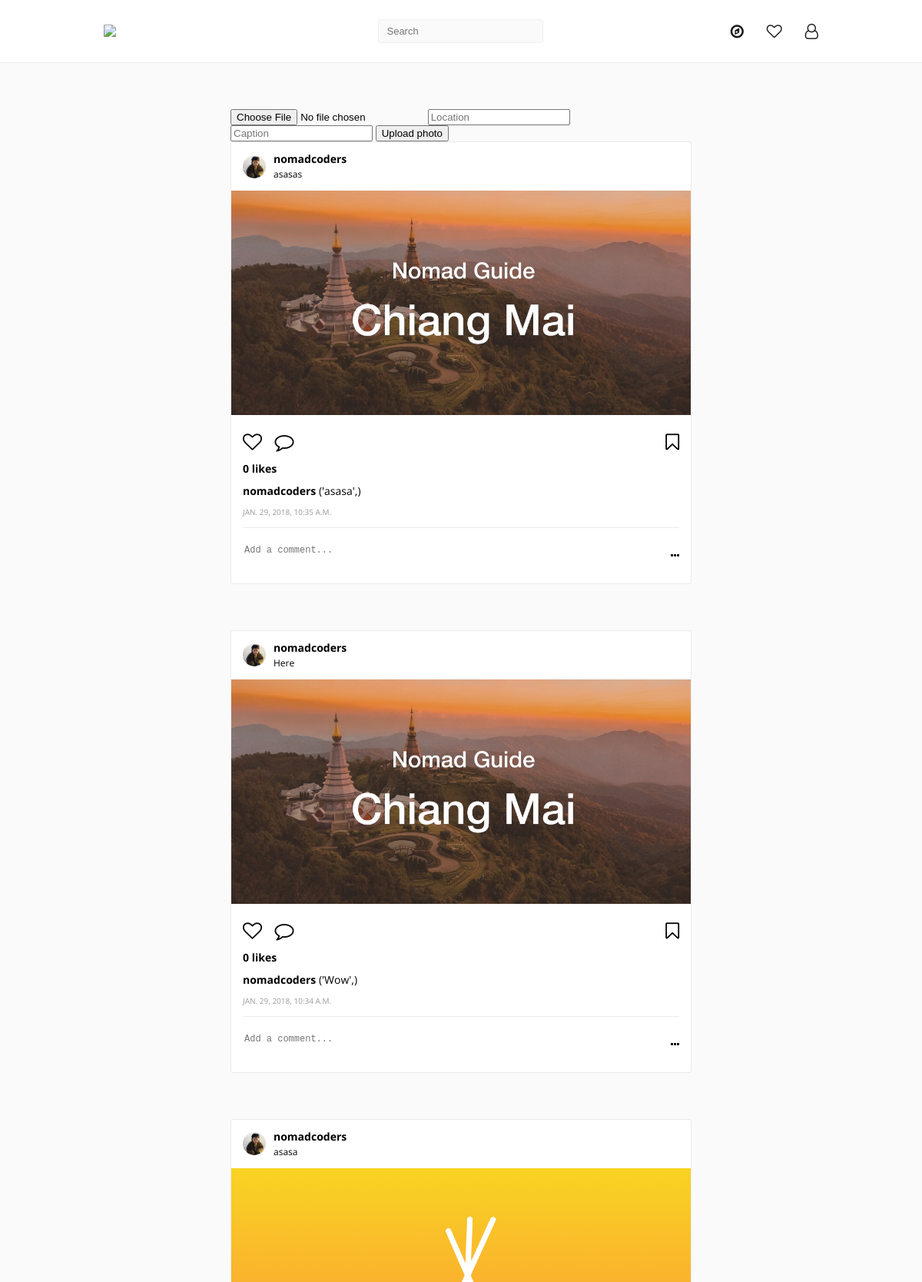
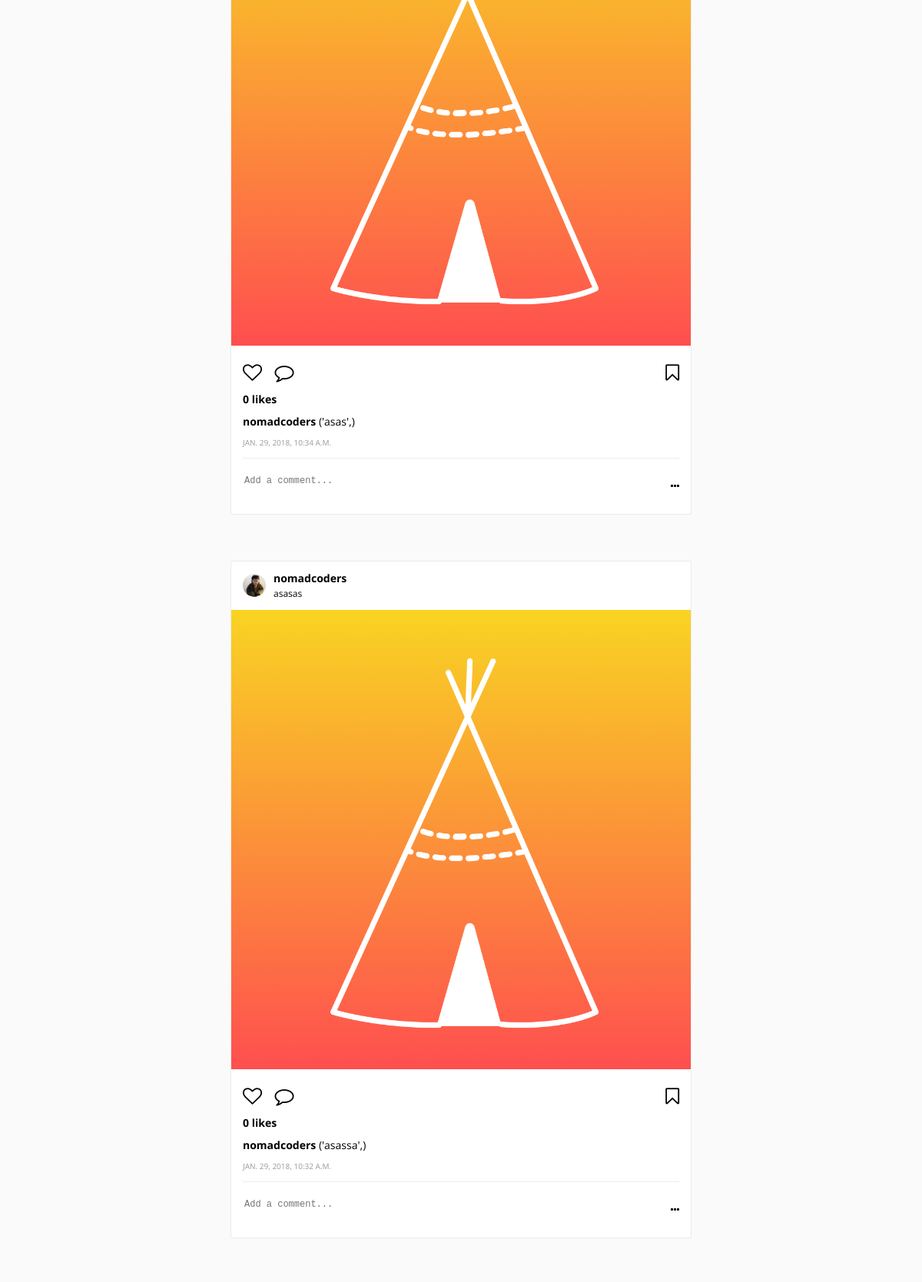
The app's page / (signed in, upper part) with its own data (2 pictures, top to bottom).
### images/models.py (models this page shows, shortened)
class Image(models.Model):
    file = models.FileField()
    location = models.CharField(max_length=80)
    caption = models.TextField(unique=True)
    created_by = models.ForeignKey(User, on_delete=models.CASCADE, null=True)
    updated_at = models.DateTimeField(auto_now=True)
    created_at = models.DateTimeField(auto_now_add=True)

### images/views.py (the view)
# urls.py: path('', views.index, name='home'),
def index(request):
    user = request.user
    if user.is_authenticated:
        all_images = Image.objects.all().order_by('-created_at')
        return render(request, 'feed.html', context={
            'images': all_images
        })
    else:
        return render(request, 'login.html')

### images/templates/feed.html (shortened to what this page needs)
{% extends "base.html" %}
{% load static %}
{% block content %}
<main class="feed">
    <form action="{% url 'upload' %}" method="post" enctype="multipart/form-data">
            <input type="file" name="file" required>
            <input type="text" name="location" required placeholder="Location">
            <input type="text" name="caption" required placeholder="Caption">
            <input type="submit" value="Upload photo">
    </form>
    {% for image in images %}
    <div class="photo">
        <header class="photo__header">
            <img src="{% static 'images/avatar.jpg' %}" class="photo__avatar">
            <div class="photo__user">
                <span class="photo__username">{{image.created_by.username}}</span>
                <span class="photo__location">{{image.location}}</span>
            </div>
        </header>
        <img src="media/{{image.file}}" class="photo__file">
        <div class="photo__meta">
            <div class="photo__actions">
                <div class="photo__action-column">
                    <span class="photo__action">
                        <i class="fa fa-heart-o"></i>
                    </span>
                    <span class="photo__action">
                        <i class="fa fa-comment-o"></i>
                    </span>
                </div>
                <span class="photo__action">
                    <i class="fa fa-bookmark-o"></i>
                </span>
            </div>
            <span class="photo__likes">{{image.like_set.all.count}} likes</span>
            <ul class="photo__comments">
                <li class="photo__comment">
                    <span class="photo__comment-author">
                        {{image.created_by.username}}
                    </span>
                    {{image.caption}}
                </li>
            </ul>
            <span class="photo__date">{{image.created_at}}</span>
            <div class="photo__add-comment">
                <textarea placeholder="Add a comment..."></textarea>
                <i class="fa fa-ellipsis-h"></i>
            </div>
        </div>
    </div>
    {% endfor %}
</main>
{% endblock %}

### static/css/globals.css (style rules this page uses)
body { background-color: #fafafa; font-family: "Open Sans", sans-serif; display: flex; flex-direction: column; align-items: center; font-size: 14px; }
main { animation: fadeIn 0.5s ease-out; }

### static/css/feed.css (style rules this page uses)
.feed { width: 100%; max-width: 600px; }
.feed .photo { background-color: white; border: 1px solid rgba(0, 0, 0, 0.08); border-radius: 3px; margin-bottom: 60px; }
.photo .photo__header { padding: 15px; display: flex; align-items: center; }
.photo__header .photo__avatar { margin-right: 10px; width: 30px; border-radius: 50%; }
.photo__user .photo__username { display: block; margin-bottom: 5px; font-weight: bold; }
.photo__user .photo__location { font-size: 12px; }
.photo .photo__file { max-width: 100%; }
.photo .photo__meta { padding: 20px 15px; }
.photo__meta .photo__actions, .photo__meta .photo__likes, .photo__meta .photo__comments, .photo__meta .photo__date, .photo__comments .photo__comment { margin-bottom: 15px; display: block; }
.photo__meta .photo__actions { display: flex; justify-content: space-between; font-size: 25px; }
.photo__actions .photo__action { cursor: pointer; }
.photo__actions .photo__action:first-child { margin-right: 10px; }
.photo__meta .photo__likes, .photo__comment .photo__comment-author { font-weight: bold; }
.photo__meta .photo__date { font-size: 10px; color: #999; text-transform: uppercase; }
.photo__meta .photo__add-comment { width: 100%; border-top: 1px solid rgba(0, 0, 0, 0.08); display: flex; align-items: center; justify-content: space-between; padding-top: 20px; }
.photo__add-comment textarea { width: 95%; border: 0; resize: none; font-size: 12px; }

### records on screen
Image: created_by.username "nomadcoders", location "asasas", file (picture), like_set.all.count "0", caption "('asasa',)", created_at "JAN. 29, 2018, 10:35 A.M."
Image: created_by.username "nomadcoders", location "Here", file (picture), like_set.all.count "0", caption "('Wow',)", created_at "JAN. 29, 2018, 10:34 A.M."
Image: created_by.username "nomadcoders", location "asasa", file (picture), like_set.all.count "0", caption "('asas',)", created_at "JAN. 29, 2018, 10:34 A.M."
Image: created_by.username "nomadcoders", location "asasas", file (picture), like_set.all.count "0", caption "('asassa',)", created_at "JAN. 29, 2018, 10:32 A.M."
